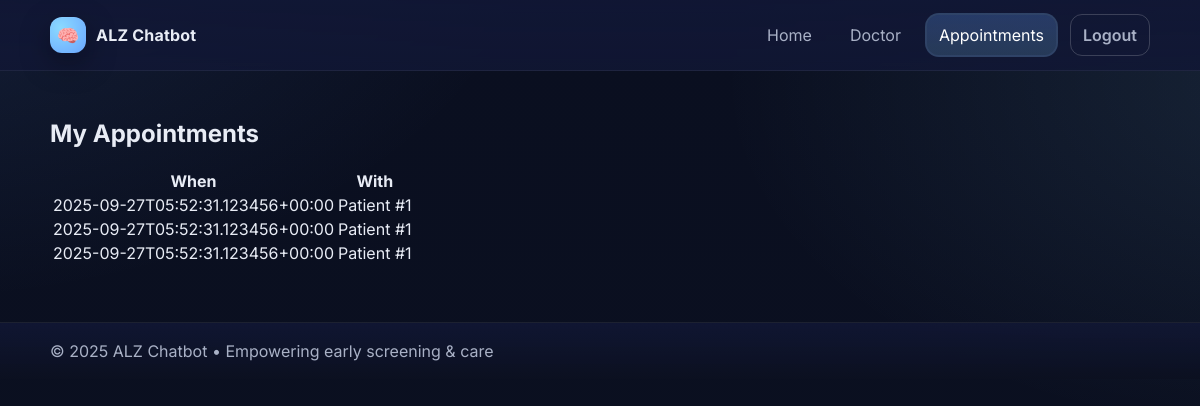
The app's page /appointments (signed in) with its own data.
### models.py (models this page shows)
class Appointment(db.Model):
    id = db.Column(db.Integer, primary_key=True)
    patient_id = db.Column(db.Integer, db.ForeignKey('user.id'), nullable=False)
    doctor_id = db.Column(db.Integer, db.ForeignKey('user.id'), nullable=False)
    slot_iso = db.Column(db.String(64), nullable=False)
    notes_enc = db.Column(db.Text)
    created_at = db.Column(db.DateTime, default=datetime.utcnow)

### appointment_routes.py (the view)
@appt_bp.route('/appointments')
def list_my():
    if 'uid' not in session:
        return redirect(url_for('auth.login'))
    uid = session['uid']
    role = session['role']
    if role == 'patient':
        appts = Appointment.query.filter_by(patient_id=uid).order_by(Appointment.slot_iso.asc()).all()
    else:
        appts = Appointment.query.filter_by(doctor_id=uid).order_by(Appointment.slot_iso.asc()).all()
    return render_template('appointment_list.html', appts=appts, role=role)

### templates/appointment_list.html
{% extends 'base.html' %}
{% block content %}
<h2>My Appointments</h2>
<table>
  <tr><th>When</th><th>With</th></tr>
  {% for a in appts %}
    <tr>
      {% if role == 'patient' %}
        <td>{{a.slot_iso}}</td><td>Doctor #{{a.doctor_id}}</td>
      {% else %}
        <td>{{a.slot_iso}}</td><td>Patient #{{a.patient_id}}</td>
      {% endif %}
    </tr>
  {% endfor %}
</table>
{% endblock %}

### static/styles.css (style rules this page uses)
:root { --bg: #0b1020; --panel: #111735; --panel-2: #0e1530; --text: #e8ecf5; --muted: #a9b1c6; --brand: #6aa6ff; --brand-2: #8bdaff; --success: #4ad295; --danger: #ff6b6b; --shadow: 0 10px 30px rgba(0,0,0,.35), inset 0 1px rgba(255,255,255,.03); --radius: 16px; --radius-lg: 22px; --ring: 0 0 0 2px rgba(138, 198, 255, .25); }
* { box-sizing:border-box }
html,body { height:100% }
body { margin:0; font-family: "Inter", system-ui, -apple-system, Segoe UI, Roboto, Arial, sans-serif; color:var(--text); background: radial-gradient(1200px 700px at -10% -10%, rgba(106,166,255,.12), transparent 55%), radial-gradient(1000px 600px at 110% 10%, rgba(139,218,255,.10), transparent 60%), linear-gradient(180deg, #0a0f20 0%, #0b1020 100%); }

### records on screen
Appointment: slot_iso "2025-09-27T05:52:31.123456+00:00", patient_id "1"
Appointment: slot_iso "2025-09-27T05:52:31.123456+00:00", patient_id "1"
Appointment: slot_iso "2025-09-27T05:52:31.123456+00:00", patient_id "1"

### other values on screen
{{ 2025 }} "2025"
